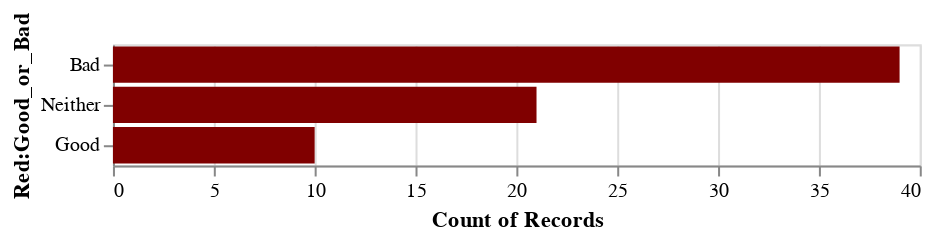

Here is the notebook cell this chart was saved with:
### Code cell
alt.Chart(df).mark_bar(color = "maroon").encode(
    x="count(Red:Good_or_Bad)",
    y=alt.Y("Red:Good_or_Bad", sort='-x'),
)
